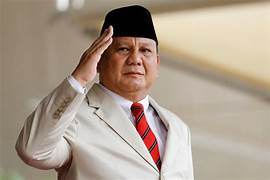
#> input picture 1207070067_Moh Husni Nasrul Haq/prabowo.jpeg, 270 x 180 px
$ python '7.3. Thresholding.py'
#> lines starting #> are read from the running program, lines starting #| are printed output that depends on the picture; after the words box and inside, x2 and y2 are one past the last pixel; in counts of white or black regions, pixels touching at a corner belong together
import matplotlib.pyplot as plt #mengimport library untuk menghasilkan grafik
import numpy as np #mengimport library numpy untuk array dan matriks
import cv2 #library untuk operasi dalam citra

img = cv2.imread('prabowo.jpeg',0) #membuka gambar dengan opencv
#> img: shape (180, 270); min 0, max 255, mean 158.8


#===============Perhitungan threshold================#
# Perhatikan nilai ambang batas bawah dan atas dari tiap fungsi yang diberikan
ret,thresh1 = cv2.threshold(img,127,255,cv2.THRESH_BINARY)
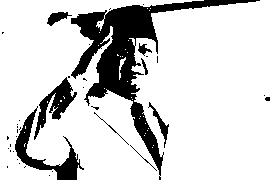
#> thresh1: shape (180, 270); 82.2% white; 39 black regions (30 under 20 px), largest, box (x1, y1, x2, y2) and area: (71, 0, 260, 180) 5978, (15, 106, 84, 180) 1194, (34, 77, 77, 140) 850
ret,thresh2 = cv2.threshold(img,127,255,cv2.THRESH_BINARY_INV)
ret,thresh3 = cv2.threshold(img,127,255,cv2.THRESH_TRUNC)
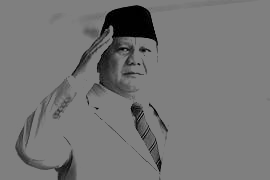
#> thresh3: shape (180, 270); min 0, max 127, mean 117.9
ret,thresh4 = cv2.threshold(img,127,255,cv2.THRESH_TOZERO)
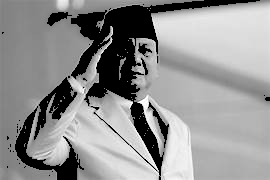
#> thresh4: shape (180, 270); min 0, max 255, mean 145.2
ret,thresh5 = cv2.threshold(img,127,255,cv2.THRESH_TOZERO_INV)
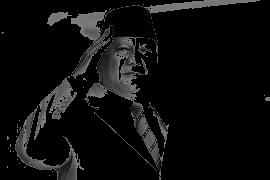
#> thresh5: shape (180, 270); min 0, max 127, mean 13.6

# Menampilkan hasil
titles = ['Gambar asli','BINARY','BINARY_INV','TRUNC','TOZERO','TOZERO_INV']
images = [img, thresh1, thresh2, thresh3, thresh4, thresh5]

# Menampilkan beberapa gambar sekaligus
for i in range(6):
    # 3 baris, 2 kolom
    plt.subplot(3,2,i+1)
    plt.imshow(images[i],'gray')
    plt.title(titles[i])  # Judul plot
    plt.xticks([])  # Menghilangkan sumbu x
    plt.yticks([])  # Menghilangkan sumbu y
plt.show()

img = cv2.medianBlur(img,5)
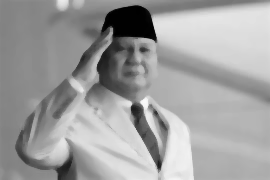
#> img: shape (180, 270); min 0, max 250, mean 159.2

# Melakukan Thresholding
# Binary Threshold
ret,th1 = cv2.threshold(img,127,255,cv2.THRESH_BINARY)
#> th1: shape (180, 270); 82.6% white; 8 black regions (1 under 20 px), largest, box (x1, y1, x2, y2) and area: (71, 0, 258, 171) 6001, (15, 111, 80, 180) 1162, (35, 79, 77, 136) 863

# Adaptive Threshold dengan Mean
th2 = cv2.adaptiveThreshold(img,255,cv2.ADAPTIVE_THRESH_MEAN_C,\
            cv2.THRESH_BINARY,11,2)
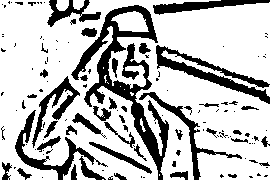
#> th2: shape (180, 270); 74.3% white; 134 black regions (89 under 20 px), largest, box (x1, y1, x2, y2) and area: (71, 5, 169, 180) 3956, (156, 45, 270, 104) 1574, (15, 110, 108, 180) 1042

# Adaptive Threshold dengan Gaussian
th3 = cv2.adaptiveThreshold(img,255,cv2.ADAPTIVE_THRESH_GAUSSIAN_C,\
            cv2.THRESH_BINARY,11,2)
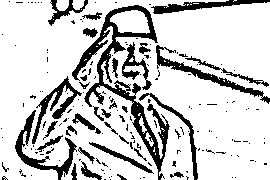
#> th3: shape (180, 270); 80.3% white; 172 black regions (139 under 20 px), largest, box (x1, y1, x2, y2) and area: (72, 5, 170, 180) 2958, (15, 110, 77, 180) 851, (156, 45, 270, 104) 812

# Menampilkan hasil
titles = ['Original Image', 'Global Thresholding (v = 127)',
            'Adaptive Mean Thresholding', 'Adaptive Gaussian Thresholding']
images = [img, th1, th2, th3]

# Menampilkan hasil
for i in range(4):
    plt.subplot(2,2,i+1)
    plt.imshow(images[i],'gray')
    plt.title(titles[i])  # Judul plot
    plt.xticks([])  # Menghilangkan sumbu x
    plt.yticks([])  # Menghilangkan sumbu y
plt.show() #menampilkan seluruh citra
plt.imshow(img)  #Tampilkan gambar asli

$ run again, with 1207070067_Moh Husni Nasrul Haq/dpr.jpeg copied over 1207070067_Moh Husni Nasrul Haq/prabowo.jpeg
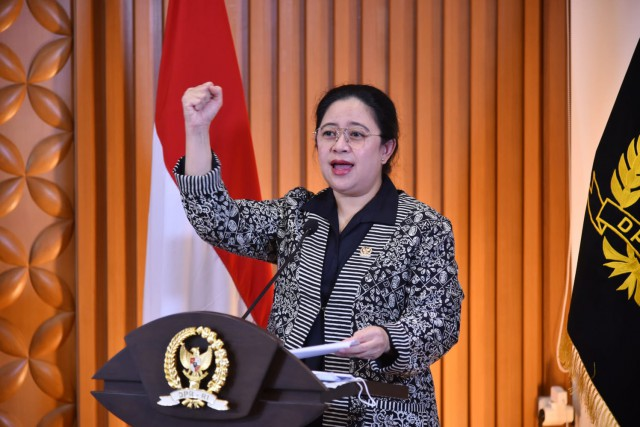
#> input picture 1207070067_Moh Husni Nasrul Haq/dpr.jpeg, 640 x 427 px
#> `ret,thresh1 = cv2.threshold(img,127,255,cv2.THRESH_BINARY)`:
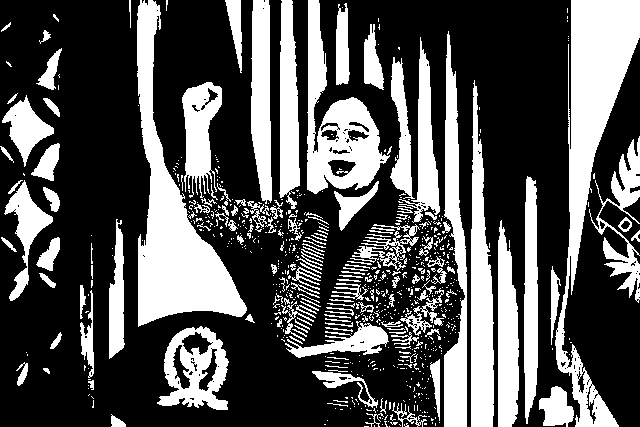
#> thresh1: shape (427, 640); 33.1% white; 733 white regions (578 under 20 px), largest, box (x1, y1, x2, y2) and area: (555, 0, 640, 427) 12255, (137, 0, 247, 327) 12222, (307, 0, 390, 194) 6329
#> th1: shape (427, 640); 31.1% white; 302 white regions (202 under 20 px), largest, box (x1, y1, x2, y2) and area: (539, 0, 640, 427) 13342, (137, 0, 247, 326) 12233, (307, 0, 388, 194) 6434
#> th2: shape (427, 640); 66.3% white; 512 black regions (355 under 20 px), largest, box (x1, y1, x2, y2) and area: (91, 0, 437, 427) 35007, (25, 0, 80, 427) 8203, (161, 333, 433, 427) 5599
#> `th3 = cv2.adaptiveThreshold(img,255,cv2.ADAPTIVE_THRESH_GAUSSIAN_C,\ c..`:
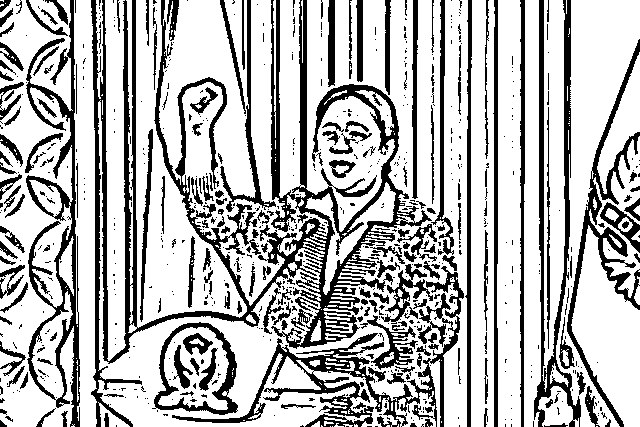
#> th3: shape (427, 640); 72.2% white; 739 black regions (540 under 20 px), largest, box (x1, y1, x2, y2) and area: (91, 0, 432, 427) 23105, (172, 266, 464, 427) 6566, (26, 0, 80, 427) 5676
